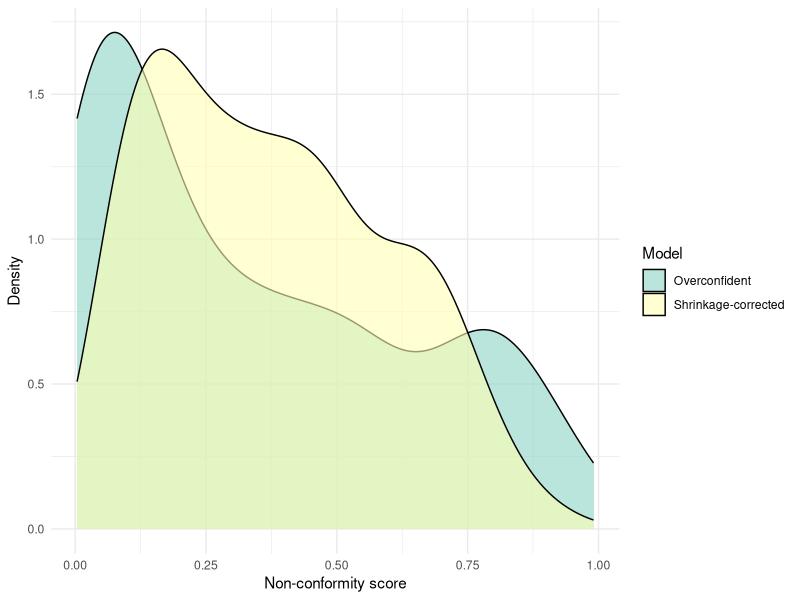
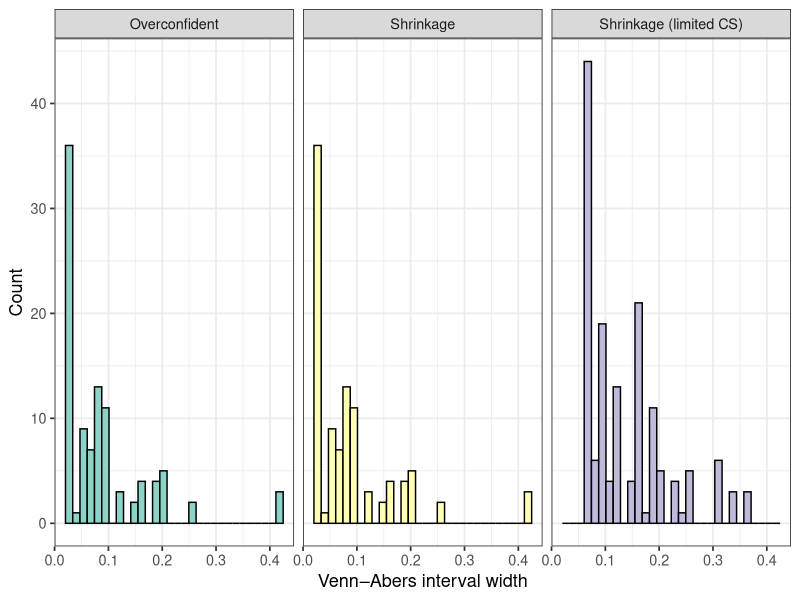
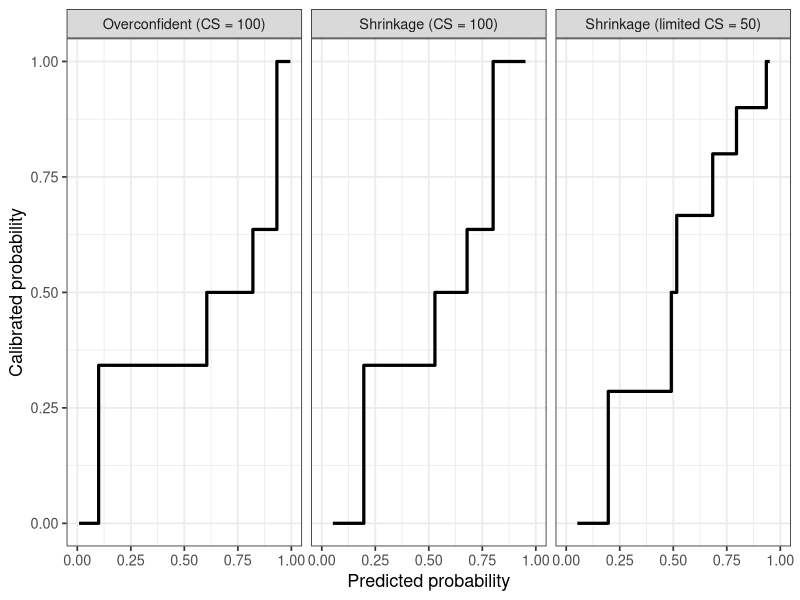

Write R code to recreate these figures, in order.
############################################
## CONFORMAL AND VENN–ABERS UNDER
## MISCALIBRATION AND LIMITED CALIBRATION DATA
############################################

## ===============================
## 0. SETUP
## ===============================
library(ggplot2)
library(dplyr)
library(tidyr)
library(mgcv)

set.seed(123)

n <- 200
n_boot <- 100
alpha <- 0.05

## ===============================
## 1. SIMULATE DATA
## ===============================

true_p <- runif(n, 0.05, 0.95)
y <- rbinom(n, 1, true_p)

# Generate overconfident predictions
z <- qlogis(true_p)
pred_p_over <- plogis(1.8 * z + 0.5)

df <- data.frame(
  y = y,
  true_p = true_p,
  pred_p_over = pred_p_over
)

## ===============================
## 2. SHRINKAGE RECALIBRATION
## ===============================

fit_cal <- glm(
  y ~ qlogis(pred_p_over),
  data = df,
  family = binomial
)

intercept <- coef(fit_cal)[1]
slope <- coef(fit_cal)[2]

df$pred_p_shr <- plogis(
  intercept + slope * qlogis(df$pred_p_over)
)

## ===============================
## 3. BOOTSTRAP CALIBRATION CURVES
## ===============================

boot_results <- data.frame()

for (i in seq_len(n_boot)) {
  
  idx <- sample(
    seq_len(n),
    n,
    replace = TRUE
  )
  
  test <- df[-unique(idx), ]
  
  m_over <- gam(
    y ~ s(pred_p_over, k = 3),
    data = test,
    family = binomial
  )
  
  m_shr <- gam(
    y ~ s(pred_p_shr, k = 3),
    data = test,
    family = binomial
  )
  
  grid <- seq(0, 1, length.out = 100)
  
  boot_results <- rbind(
    boot_results,
    data.frame(
      x = grid,
      y_over = as.numeric(
        predict(
          m_over,
          data.frame(pred_p_over = grid),
          type = "response"
        )
      ),
      y_shrunk = as.numeric(
        predict(
          m_shr,
          data.frame(pred_p_shr = grid),
          type = "response"
        )
      ),
      id = i
    )
  )
}

## ===============================
## 4. NON-CONFORMITY SCORES
## ===============================

df$ncs_over <- 1 - ifelse(
  df$y == 1,
  df$pred_p_over,
  1 - df$pred_p_over
)

df$ncs_shr <- 1 - ifelse(
  df$y == 1,
  df$pred_p_shr,
  1 - df$pred_p_shr
)

df_ncs <- df |>
  select(ncs_over, ncs_shr) |>
  pivot_longer(
    cols = everything(),
    names_to = "model",
    values_to = "ncs"
  )

df_ncs$model <- factor(
  df_ncs$model,
  levels = c("ncs_over", "ncs_shr"),
  labels = c(
    "Overconfident",
    "Shrinkage-corrected"
  )
)

## ===============================
## 5. SPLIT CALIBRATION / TEST SET
## ===============================

set.seed(123)

idx_cal <- sample(
  seq_len(n),
  n / 2
)

Dcal <- df[idx_cal, ]
Dtest <- df[-idx_cal, ]

## ===============================
## 6. SPLIT CONFORMAL
## ===============================

ncs_over_cal <- 1 - ifelse(
  Dcal$y == 1,
  Dcal$pred_p_over,
  1 - Dcal$pred_p_over
)

ncs_shr_cal <- 1 - ifelse(
  Dcal$y == 1,
  Dcal$pred_p_shr,
  1 - Dcal$pred_p_shr
)

q_over <- quantile(
  ncs_over_cal,
  probs = 1 - alpha,
  type = 8
)

q_shr <- quantile(
  ncs_shr_cal,
  probs = 1 - alpha,
  type = 8
)

tau_over <- 1 - q_over
tau_shr <- 1 - q_shr

# Prediction sets
C_over_1 <- Dtest$pred_p_over >= tau_over
C_over_0 <- (1 - Dtest$pred_p_over) >= tau_over

C_shr_1 <- Dtest$pred_p_shr >= tau_shr
C_shr_0 <- (1 - Dtest$pred_p_shr) >= tau_shr

cover_over <- mean(
  (Dtest$y == 1 & C_over_1) |
    (Dtest$y == 0 & C_over_0)
)

cover_shr <- mean(
  (Dtest$y == 1 & C_shr_1) |
    (Dtest$y == 0 & C_shr_0)
)

singleton_over <- mean(
  (C_over_1 + C_over_0) == 1
)

singleton_shr <- mean(
  (C_shr_1 + C_shr_0) == 1
)

summary_conformal <- data.frame(
  Model = c(
    "Overconfident",
    "Shrinkage-corrected"
  ),
  Coverage = c(
    cover_over,
    cover_shr
  ),
  SingletonRate = c(
    singleton_over,
    singleton_shr
  ),
  Tau = c(
    tau_over,
    tau_shr
  )
)

print(summary_conformal)

## ===============================
## 7. NON-CONFORMITY SCORE DENSITY
## ===============================

p_ncs <- ggplot(
  df_ncs,
  aes(
    x = ncs,
    fill = model
  )
) +
  geom_density(alpha = 0.6) +
  scale_fill_brewer(
    palette = "Set3"
  ) +
  labs(
    x = "Non-conformity score",
    y = "Density",
    fill = "Model"
  ) +
  theme_minimal()

print(p_ncs)

## ===============================
## 8. VENN–ABERS FUNCTION
## ===============================

va_predict <- function(
    scores_cal,
    y_cal,
    score_new
) {
  
  # Hypothetical label = 0
  scores0 <- c(scores_cal, score_new)
  y0 <- c(y_cal, 0)
  ord0 <- order(scores0)
  
  iso0 <- isoreg(
    scores0[ord0],
    y0[ord0]
  )
  
  p0 <- approx(
    iso0$x,
    iso0$yf,
    xout = score_new,
    rule = 2
  )$y
  
  # Hypothetical label = 1
  scores1 <- c(scores_cal, score_new)
  y1 <- c(y_cal, 1)
  ord1 <- order(scores1)
  
  iso1 <- isoreg(
    scores1[ord1],
    y1[ord1]
  )
  
  p1 <- approx(
    iso1$x,
    iso1$yf,
    xout = score_new,
    rule = 2
  )$y
  
  c(
    min(p0, p1),
    max(p0, p1)
  )
}

## ===============================
## 9. VENN–ABERS: OVERCONFIDENT
## ===============================

va_over <- t(
  sapply(
    Dtest$pred_p_over,
    function(s) {
      va_predict(
        Dcal$pred_p_over,
        Dcal$y,
        s
      )
    }
  )
)

Dtest$width_over <- (
  va_over[, 2] -
    va_over[, 1]
)

## ===============================
## 10. VENN–ABERS: SHRINKAGE
## ===============================

va_shr <- t(
  sapply(
    Dtest$pred_p_shr,
    function(s) {
      va_predict(
        Dcal$pred_p_shr,
        Dcal$y,
        s
      )
    }
  )
)

Dtest$width_shr <- (
  va_shr[, 2] -
    va_shr[, 1]
)

## ===============================
## 11. LIMITED CALIBRATION SET
## ===============================

set.seed(456)

idx_cal_small <- sample(
  seq_len(n),
  50
)

Dcal_small <- df[idx_cal_small, ]
Dtest_small <- df[-idx_cal_small, ]

va_shr_small <- t(
  sapply(
    Dtest_small$pred_p_shr,
    function(s) {
      va_predict(
        Dcal_small$pred_p_shr,
        Dcal_small$y,
        s
      )
    }
  )
)

Dtest_small$width <- (
  va_shr_small[, 2] -
    va_shr_small[, 1]
)

## ===============================
## 12. VENN–ABERS INTERVAL WIDTH
## ===============================

width_df <- bind_rows(
  data.frame(
    width = Dtest$width_over,
    Scenario = "Overconfident"
  ),
  data.frame(
    width = Dtest$width_shr,
    Scenario = "Shrinkage"
  ),
  data.frame(
    width = Dtest_small$width,
    Scenario = "Shrinkage (limited CS)"
  )
)

p_width <- ggplot(
  width_df,
  aes(
    x = width,
    fill = Scenario
  )
) +
  geom_histogram(
    bins = 30,
    color = "black"
  ) +
  facet_wrap(
    ~ Scenario,
    nrow = 1
  ) +
  scale_fill_brewer(
    palette = "Set3"
  ) +
  labs(
    x = "Venn–Abers interval width",
    y = "Count"
  ) +
  theme_bw(base_size = 13) +
  theme(
    legend.position = "none"
  )

print(p_width)

## ===============================
## 13. ISOTONIC CALIBRATION FUNCTION
## ===============================

fit_isotonic <- function(scores, y) {
  
  ord <- order(scores)
  
  iso <- isoreg(
    scores[ord],
    y[ord]
  )
  
  data.frame(
    score = iso$x,
    calibrated_p = iso$yf
  )
}

## ===============================
## 14. ISOTONIC MAPPINGS
## ===============================

iso_over <- fit_isotonic(
  Dcal$pred_p_over,
  Dcal$y
) |>
  mutate(
    Scenario = "Overconfident (CS = 100)"
  )

iso_shr <- fit_isotonic(
  Dcal$pred_p_shr,
  Dcal$y
) |>
  mutate(
    Scenario = "Shrinkage (CS = 100)"
  )

iso_shr_small <- fit_isotonic(
  Dcal_small$pred_p_shr,
  Dcal_small$y
) |>
  mutate(
    Scenario = "Shrinkage (limited CS = 50)"
  )

iso_df <- bind_rows(
  iso_over,
  iso_shr,
  iso_shr_small
)

iso_df$Scenario <- factor(
  iso_df$Scenario,
  levels = c(
    "Overconfident (CS = 100)",
    "Shrinkage (CS = 100)",
    "Shrinkage (limited CS = 50)"
  )
)

## ===============================
## 15. ISOTONIC STEP-FUNCTION PLOT
## ===============================

p_iso <- ggplot(
  iso_df,
  aes(
    x = score,
    y = calibrated_p
  )
) +
  geom_step(
    linewidth = 1.1,
    color = "black"
  ) +
  facet_wrap(
    ~ Scenario,
    nrow = 1
  ) +
  coord_cartesian(
    xlim = c(0, 1),
    ylim = c(0, 1)
  ) +
  labs(
    x = "Predicted probability",
    y = "Calibrated probability"
  ) +
  theme_bw(base_size = 13)

print(p_iso)
